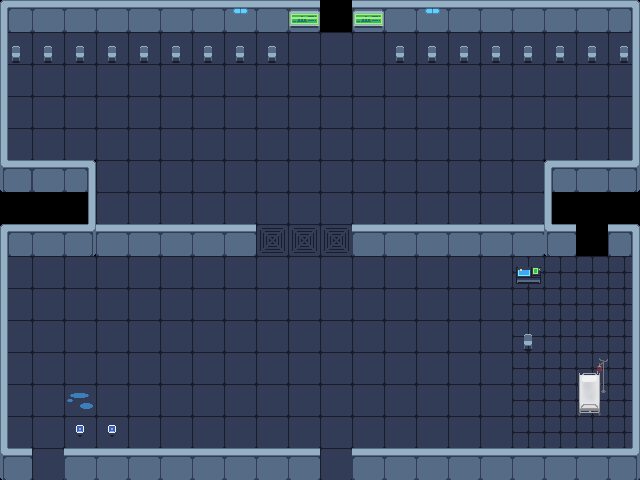

Below is a game level as drawn by its tile map, then a one-line description and the .tmx that defines it (tile-layer data replaced by summaries):
An orthogonal 20x15 tile map with 32x32 px tiles, 4 tile layers (floor, floorDecoration, walls, props), 4 tilesets and 57 objects (9x Spawn, 4x Door, 4x ChemicalTank, 2x Table, RobotCorpse).

<map version="1.10" tiledversion="1.11.2" orientation="orthogonal" renderorder="right-down" width="20" height="15" tilewidth="32" tileheight="32" infinite="0" nextlayerid="11" nextobjectid="182">
	<tileset firstgid="1" source="tileset_ebene2.tsx" />
	<tileset firstgid="852" source="props_and_items_ebene2.tsx" />
	<tileset firstgid="1380" source="Beartrap.tsx" />
	<tileset firstgid="1384" source="ExplosionEffect.tsx" />
	<layer id="3" name="floor" width="20" height="15">
		<data>[300 cells, 254 non-empty, 3 distinct tile ids]</data>
	</layer>
	<layer id="10" name="floorDecoration" width="20" height="15">
		<data>[300 cells, 1 non-empty, 1 distinct tile ids]</data>
	</layer>
	<layer id="1" name="walls" width="20" height="15">
		<data>[300 cells, 81 non-empty, 10 distinct tile ids]</data>
	</layer>
	<layer id="2" name="props" width="20" height="15">
		<data>[300 cells, 28 non-empty, 8 distinct tile ids]</data>
	</layer>
	<objectgroup id="6" name="Collisions">
		<object id="4" x="352" y="472" width="288" height="8" />
		<object id="19" x="632" y="32" width="8" height="152" />
		<object id="110" x="0" y="32" width="8" height="152" />
		<object id="111" x="632" y="256" width="8" height="216" />
		<object id="112" x="0" y="256" width="8" height="216" />
		<object id="113" x="0" y="24" width="320" height="8" />
		<object id="114" x="352" y="24" width="288" height="8" />
		<object id="115" x="544" y="184" width="96" height="8" />
		<object id="116" x="544" y="192" width="8" height="56" />
		<object id="117" x="352.5" y="248" width="223.5" height="8" />
		<object id="118" x="608" y="248" width="32" height="8" />
		<object id="119" x="0" y="472" width="320" height="8" />
		<object id="120" x="0" y="184" width="96" height="8" />
		<object id="121" x="0" y="248" width="256" height="8" />
		<object id="123" x="88" y="192" width="8" height="56" />
		<object id="151" x="579.333" y="373.333" width="21.3333" height="41.3333" />
		<object id="152" x="524" y="338" width="8" height="11.3333" />
		<object id="153" x="516.667" y="268.667" width="25.3333" height="15.3333" />
		<object id="154" x="396" y="48" width="8" height="12.6667" />
		<object id="155" x="428.667" y="48.6667" width="7.33333" height="11.3333" />
		<object id="156" x="461.333" y="48.6667" width="6.66667" height="10.6667" />
		<object id="157" x="491.333" y="49.3333" width="10.6667" height="11.3333" />
		<object id="158" x="523.333" y="48.6667" width="10" height="11.3333" />
		<object id="159" x="555.333" y="49.3333" width="10" height="10.6667" />
		<object id="160" x="588.667" y="50" width="6.66667" height="8.66667" />
		<object id="161" x="620" y="48.6667" width="9.33333" height="10.6667" />
		<object id="162" x="268" y="48.6667" width="8.66667" height="13.3333" />
		<object id="163" x="234.667" y="50" width="10" height="9.33333" />
		<object id="164" x="203.333" y="50" width="10.6667" height="10.6667" />
		<object id="165" x="171.333" y="48" width="9.33333" height="12" />
		<object id="166" x="140.667" y="48" width="8" height="13.3333" />
		<object id="167" x="108.667" y="49.3333" width="8" height="10.6667" />
		<object id="168" x="75.3333" y="49.3333" width="7.33333" height="10.6667" />
		<object id="169" x="44.6667" y="46.6667" width="9.33333" height="14" />
		<object id="170" x="12.6667" y="48" width="8" height="12" />
		<object id="172" x="75.5" y="424.5" width="9.5" height="14" />
		<object id="173" x="106.5" y="424.5" width="10.5" height="12" />
	</objectgroup>
	<objectgroup id="9" name="Props" />
	<objectgroup id="7" name="Entities">
		<object id="141" name="DoorSpawn" type="Door" x="32" y="448" width="32" height="32">
			<properties>
				<property name="DoorDirection" value="West" />
			</properties>
		</object>
		<object id="142" name="DoorSpawn" type="Door" x="320" y="448" width="32" height="32">
			<properties>
				<property name="DoorDirection" value="South" />
			</properties>
		</object>
		<object id="143" name="DoorSpawn" type="Door" x="576" y="224" width="32" height="32">
			<properties>
				<property name="DoorDirection" value="East" />
			</properties>
		</object>
		<object id="144" name="DoorSpawn" type="Door" x="320" y="0" width="32" height="32">
			<properties>
				<property name="DoorDirection" value="North" />
			</properties>
		</object>
		<object id="145" name="ChemicalTank" type="ChemicalTank" x="224.667" y="192.167" width="32" height="33" />
		<object id="146" name="ChemicalTank" type="ChemicalTank" x="386" y="189.5" width="32" height="33" />
		<object id="147" name="ChemicalTank" type="ChemicalTank" x="224" y="255.5" width="32" height="33" />
		<object id="148" name="ChemicalTank" type="ChemicalTank" x="385.333" y="256.833" width="32" height="33" />
		<object id="149" name="SecuritySpawn" type="Spawn" x="364.333" y="271.667">
			<ellipse />
		</object>
		<object id="150" name="SecuritySpawn" type="Spawn" x="365.667" y="207.667">
			<ellipse />
		</object>
		<object id="171" name="ScientistSpawn" type="Spawn" x="552" y="384.667">
			<ellipse />
		</object>
		<object id="174" name="Table" type="Table" x="129.333" y="351.333" width="32" height="32" />
		<object id="175" name="Table" type="Table" x="448.667" y="355.333" width="32" height="32" />
		<object id="176" name="SecuritySpawn" type="Spawn" x="113.333" y="370.667">
			<ellipse />
		</object>
		<object id="177" name="ScientistSpawn" type="Spawn" x="49" y="79.667">
			<ellipse />
		</object>
		<object id="178" name="ScientistSpawn" type="Spawn" x="144" y="82.667">
			<ellipse />
		</object>
		<object id="179" name="ScientistSpawn" type="Spawn" x="592" y="82.667">
			<ellipse />
		</object>
		<object id="180" name="ScientistSpawn" type="Spawn" x="498" y="83.667">
			<ellipse />
		</object>
		<object id="181" name="SecuritySpawn" type="Spawn" x="153" y="185">
			<ellipse />
		</object>
		<object id="182" name="RobotCorpse" type="RobotCorpse" x="90" y="180">
			<ellipse />
		</object>
	</objectgroup>
	<objectgroup id="8" name="Acids" />
</map>
